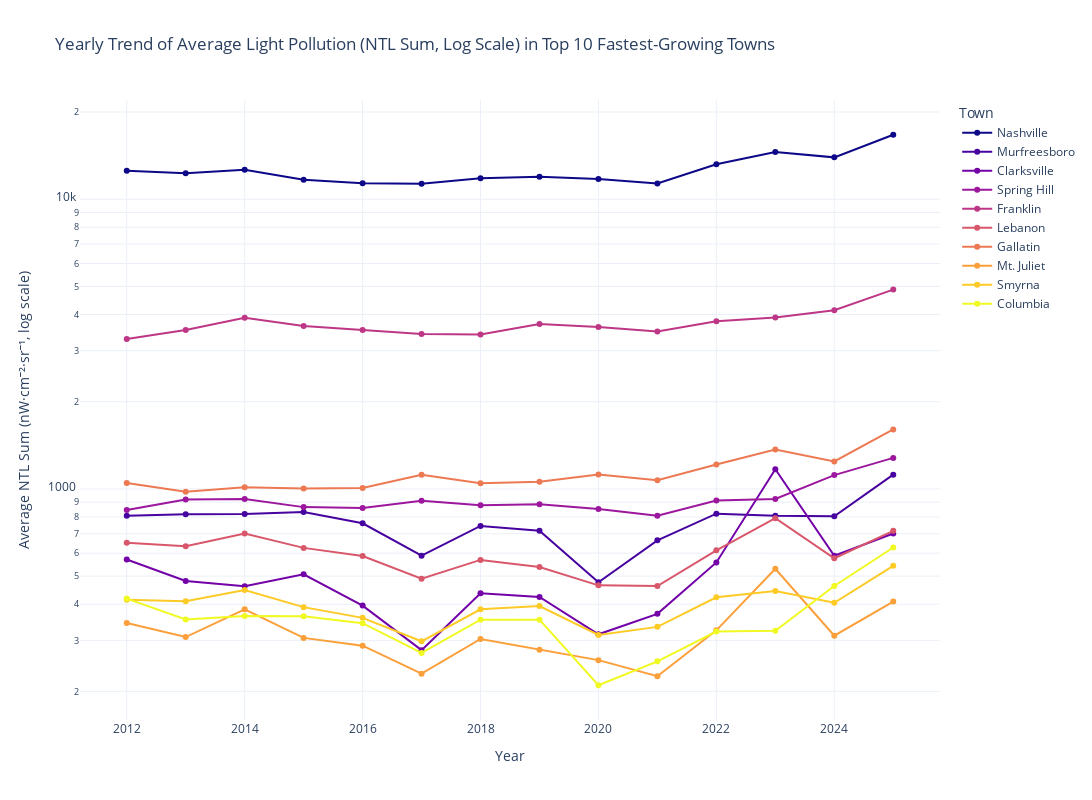

This figure's notebook cell:
### Markdown cell above
# Yearly (Time-Series) Trends:
1.	Time-Series of Light Pollution
o	Showcase how total light pollution (ntl_sum) evolved over time for your top 5 fastest-growing towns.

### Code cell
import pandas as pd
import plotly.graph_objects as go
import plotly.express as px

# Load data


# Extract year if needed
if 'Year' not in df.columns:
    df['Year'] = pd.to_datetime(df['date']).dt.year

# Function to calculate growth
def calculate_growth_with_percent(df, column):
    start = df['Year'].min()
    end = df['Year'].max()
    start_vals = df[df['Year'] == start].groupby('NAME')[column].mean()
    end_vals = df[df['Year'] == end].groupby('NAME')[column].mean()
    growth = end_vals - start_vals
    percent = (growth / start_vals.replace(0, pd.NA)) * 100
    return pd.DataFrame({'Absolute Growth': growth, 'Percent Growth': percent})

# Top 10 towns by population growth
growth_df = calculate_growth_with_percent(df, 'Population')
top10_towns = growth_df['Absolute Growth'].sort_values(ascending=False).head(10).index.tolist()

# Filter and group for plotting
top10_df = df[df['NAME'].isin(top10_towns)]
grouped = top10_df.groupby(['NAME', 'Year'], as_index=False)['ntl_sum'].mean()

# Use plasma color palette
plasma_colors = px.colors.sequential.Plasma
color_map = {name: plasma_colors[i % len(plasma_colors)] for i, name in enumerate(top10_towns)}

# Create figure
fig = go.Figure()

for town in top10_towns:
    town_data = grouped[grouped['NAME'] == town]
    fig.add_trace(go.Scatter(
        x=town_data['Year'],
        y=town_data['ntl_sum'],
        mode='lines+markers',
        name=town,
        line=dict(color=color_map[town], width=2),
        marker=dict(size=6)
    ))

# Update layout
fig.update_layout(
    yaxis_type='log',
    title='Yearly Trend of Average Light Pollution (NTL Sum, Log Scale) in Top 10 Fastest-Growing Towns',
    xaxis_title='Year',
    yaxis_title='Average NTL Sum (nW·cm⁻²·sr⁻¹, log scale)',
    template='plotly_white',
    width=1400,
    height=800,
    legend_title_text='Town'
)

fig.show()

### Figure 1 — Plotly figure (JSON) as saved in the notebook; plotly's stock layout.template omitted (floating-point values rounded to 4 significant figures)
{"data": [{"line": {"color": "#0d0887", "width": 2}, "marker": {"size": 6}, "mode": "lines+markers", "name": "Nashville", "type": "scatter", "x": [2012, 2013, 2014, 2015, 2016, 2017, 2018, 2019, 2020, 2021, 2022, 2023, 2024, 2025], "y": [12550.0, 12290.0, 12630.0, 11680.0, 11340.0, 11310.0, 11810.0, 11950.0, 11730.0, 11340.0, 13210.0, 14560.0, 13950.0, 16700.0]}, {"line": {"color": "#46039f", "width": 2}, "marker": {"size": 6}, "mode": "lines+markers", "name": "Murfreesboro", "type": "scatter", "x": [2012, 2013, 2014, 2015, 2016, 2017, 2018, 2019, 2020, 2021, 2022, 2023, 2024, 2025], "y": [807.1, 817.2, 819.3, 832.2, 760.9, 588.1, 745.2, 717.1, 475.9, 664.3, 821.2, 808.2, 804.1, 1120.0]}, {"line": {"color": "#7201a8", "width": 2}, "marker": {"size": 6}, "mode": "lines+markers", "name": "Clarksville", "type": "scatter", "x": [2012, 2013, 2014, 2015, 2016, 2017, 2018, 2019, 2020, 2021, 2022, 2023, 2024, 2025], "y": [570.5, 481.0, 461.3, 507.0, 395.5, 277.5, 436.3, 423.9, 314.9, 370.5, 557.5, 1169.0, 588.1, 701.9]}, {"line": {"color": "#9c179e", "width": 2}, "marker": {"size": 6}, "mode": "lines+markers", "name": "Spring Hill", "type": "scatter", "x": [2012, 2013, 2014, 2015, 2016, 2017, 2018, 2019, 2020, 2021, 2022, 2023, 2024, 2025], "y": [846.1, 919.5, 922.2, 865.2, 859.6, 909.6, 878.3, 884.9, 852.8, 808.5, 911.7, 923.1, 1116.0, 1280.0]}, {"line": {"color": "#bd3786", "width": 2}, "marker": {"size": 6}, "mode": "lines+markers", "name": "Franklin", "type": "scatter", "x": [2012, 2013, 2014, 2015, 2016, 2017, 2018, 2019, 2020, 2021, 2022, 2023, 2024, 2025], "y": [3295.0, 3534.0, 3900.0, 3653.0, 3538.0, 3424.0, 3412.0, 3706.0, 3623.0, 3496.0, 3792.0, 3906.0, 4137.0, 4876.0]}, {"line": {"color": "#d8576b", "width": 2}, "marker": {"size": 6}, "mode": "lines+markers", "name": "Lebanon", "type": "scatter", "x": [2012, 2013, 2014, 2015, 2016, 2017, 2018, 2019, 2020, 2021, 2022, 2023, 2024, 2025], "y": [651.4, 633.8, 701.4, 625.8, 586.8, 489.6, 568.7, 537.6, 464.5, 462.2, 613.7, 792.3, 576.3, 716.5]}, {"line": {"color": "#ed7953", "width": 2}, "marker": {"size": 6}, "mode": "lines+markers", "name": "Gallatin", "type": "scatter", "x": [2012, 2013, 2014, 2015, 2016, 2017, 2018, 2019, 2020, 2021, 2022, 2023, 2024, 2025], "y": [1049.0, 976.9, 1013.0, 1003.0, 1006.0, 1120.0, 1046.0, 1059.0, 1120.0, 1071.0, 1215.0, 1368.0, 1244.0, 1605.0]}, {"line": {"color": "#fb9f3a", "width": 2}, "marker": {"size": 6}, "mode": "lines+markers", "name": "Mt. Juliet", "type": "scatter", "x": [2012, 2013, 2014, 2015, 2016, 2017, 2018, 2019, 2020, 2021, 2022, 2023, 2024, 2025], "y": [344.4, 308.0, 384.0, 306.0, 287.7, 230.3, 303.4, 278.7, 256.4, 225.6, 324.9, 529.9, 311.4, 408.6]}, {"line": {"color": "#fdca26", "width": 2}, "marker": {"size": 6}, "mode": "lines+markers", "name": "Smyrna", "type": "scatter", "x": [2012, 2013, 2014, 2015, 2016, 2017, 2018, 2019, 2020, 2021, 2022, 2023, 2024, 2025], "y": [414.2, 409.2, 447.9, 390.7, 358.8, 297.9, 383.9, 393.9, 313.1, 334.0, 422.6, 443.9, 404.4, 542.8]}, {"line": {"color": "#f0f921", "width": 2}, "marker": {"size": 6}, "mode": "lines+markers", "name": "Columbia", "type": "scatter", "x": [2012, 2013, 2014, 2015, 2016, 2017, 2018, 2019, 2020, 2021, 2022, 2023, 2024, 2025], "y": [418.1, 354.4, 364.2, 363.3, 344.1, 271.4, 353.6, 353.8, 210.0, 253.9, 321.9, 324.0, 462.2, 627.7]}], "layout": {"height": 800, "legend": {"title": {"text": "Town"}}, "title": {"text": "Yearly Trend of Average Light Pollution (NTL Sum, Log Scale) in Top 10 Fastest-Growing Towns"}, "width": 1400, "xaxis": {"title": {"text": "Year"}}, "yaxis": {"title": {"text": "Average NTL Sum (nW·cm⁻²·sr⁻¹, log scale)"}, "type": "log"}}}
